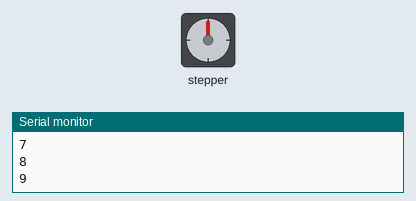
Bench run of a sketch on a simulated Arduino Uno, built with avr-gcc and run on an emulated ATmega328P. Parts: stepper motor, the last lines printed to the serial monitor. Wiring (inferred from the names in the program): stepper motor (2048 steps per turn assumed): coils pin 8, pin 9, pin 10, pin 11. At 8.4 s the program stops and its outputs stay as they are.

Above: at 0.15 s.
At 2.25 s:
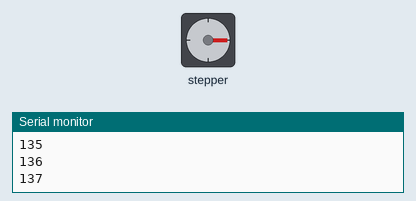
At 4.36 s:
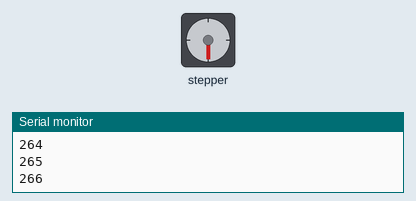
At 8.4 s:
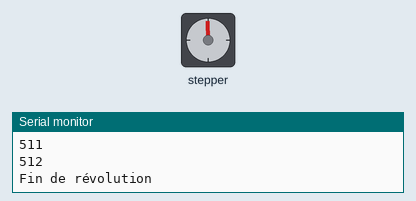
Timing chart, 0 to 9.9 s (numbered marks = the images above):
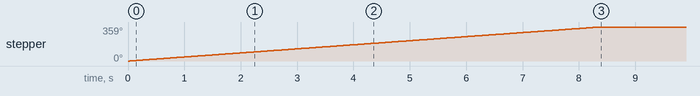

The sketch:

driver_step_motor.ino
```cpp
// Pilotage direct du 28BYJ-48
// Utilisé pour comprendre comment fonctionne le driver Arduino
// Code extrait de http://4tronix.co.uk/arduino/Stepper-Motors.php
// A transformer sous forme de fonctions
//
// This Arduino example demonstrates bidirectional operation of a
// 28BYJ-48, using a ULN2003 interface board to drive the stepper.
// The 28BYJ-48 motor is a 4-phase, 8-beat motor, geared down by
// a factor of 68. One bipolar winding is on motor pins 1 & 3 and
// the other on motor pins 2 & 4. The step angle is 5.625/64 and the
// operating Frequency is 100pps. Current draw is 92mA.
////////////////////////////////////////////////

//declare variables for the motor pins
int motorPin1 = 8;    // Blue   - 28BYJ48 pin 1
int motorPin2 = 9;    // Pink   - 28BYJ48 pin 2
int motorPin3 = 10;    // Yellow - 28BYJ48 pin 3
int motorPin4 = 11;    // Orange - 28BYJ48 pin 4
                        // Red    - 28BYJ48 pin 5 (VCC)

int motorSpeed = 2;       //variable to set stepper speed
int count = 0;            // count of steps made
int countsperrev = 64*64 / 8; // number of steps per full revolution
int lookup[8] = {B01000, B01100, B00100, B00110, B00010, B00011, B00001, B01001};

//////////////////////////////////////////////////////////////////////////////
void setup() {
  //declare the motor pins as outputs
  pinMode(motorPin1, OUTPUT);
  pinMode(motorPin2, OUTPUT);
  pinMode(motorPin3, OUTPUT);
  pinMode(motorPin4, OUTPUT);
  Serial.begin(9600);
}

//////////////////////////////////////////////////////////////////////////////
void loop(){
  if(count < countsperrev )
    clockwise();
  else {
    Serial.println("Fin de révolution");
    for (;;);
  }
  count++;
  Serial.println(count);
}

//////////////////////////////////////////////////////////////////////////////
//set pins to ULN2003 high in sequence from 1 to 4
//delay "motorSpeed" between each pin setting (to determine speed)
void anticlockwise()
{
  for(int i = 0; i < 8; i++)
  {
    setOutput(i);
    delay(motorSpeed);
  }
}

void clockwise()
{
  for(int i = 7; i >= 0; i--)
  {
    setOutput(i);
    delay(motorSpeed);
  }
}

void setOutput(int out)
{
  digitalWrite(motorPin1, bitRead(lookup[out], 0));
  digitalWrite(motorPin2, bitRead(lookup[out], 1));
  digitalWrite(motorPin3, bitRead(lookup[out], 2));
  digitalWrite(motorPin4, bitRead(lookup[out], 3));
}
```

Measured:
- by itself, stepper: turns 359° clockwise in 8.3 s
